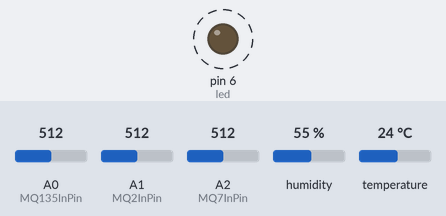
The sketch below on a simulated Arduino Uno, built with avr-gcc and run on an emulated ATmega328P. Parts: output pins drawn as LEDs (lit = HIGH). Wiring (inferred from the names in the program): DHT22 sensor: data pin 7. Dashed ring = blinking. Inputs (shaded band) come from the test bench; at power-on: A0 (MQ135InPin) = 512, A1 (MQ2InPin) = 512, A2 (MQ7InPin) = 512, humidity 55 %, temperature 24 °C. Pins used as bus, display or sensor lines are not drawn; what the sketch prints to the serial monitor is not drawn.

Above: at 0.7 s.
Timing chart, 0 to 3.0 s (numbered marks = the images above):
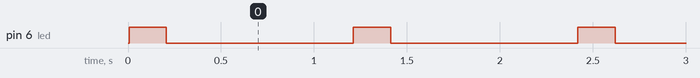

The sketch:

galang.ino
```cpp
#include <dht.h>
dht DHT;
//Constants
#define DHT22_PIN 7     // DHT 22  (AM2302) - what pin we're connected to

//Variables
float hum;  //Stores humidity value
float temp; //Stores temperature value

const int MQ7InPin = A2;
const int MQ135InPin = A0;
const int MQ2InPin =A1;
const int led = 6;

int MQ7 = 0;
int MQ135 = 0;
int MQ2 = 0;
int DHT22 = 0;

void setup()
{
    Serial.begin(9600);
}

void loop()
{
    int chk = DHT.read22(DHT22_PIN);
    //Read data and store it to variables hum and temp
    hum = DHT.humidity;
    temp= DHT.temperature;
    //Print temp and humidity values to serial monitor
    //Serial.print("Humidity: ");
    //Serial.print(hum);
    Serial.print(" %, Temp: ");
    Serial.print(temp);
    Serial.println(" Celsius");

     digitalWrite (led , HIGH);
  MQ7 = analogRead(MQ7InPin);
  Serial.print("CO : ");
  Serial.println(MQ7);

  MQ135 = analogRead(MQ135InPin);
  Serial.print("CO2 : ");
  Serial.println(MQ135);

  MQ2 = analogRead(MQ2InPin);
  Serial.print("H : ");
  Serial.println(MQ2);
  Serial.println(" ");

  if (MQ2>235 || MQ7>235||MQ135>235){
    analogWrite(led, 255);
    delay (200);
    analogWrite(led,0);
  }
  else {
    analogWrite(led,0);
  }

  delay(1000); //Delay 2 sec.

}
```

Measured:
- by itself, pin 6 (led): alternates HIGH for 0.20 s and LOW for 1.0 s
